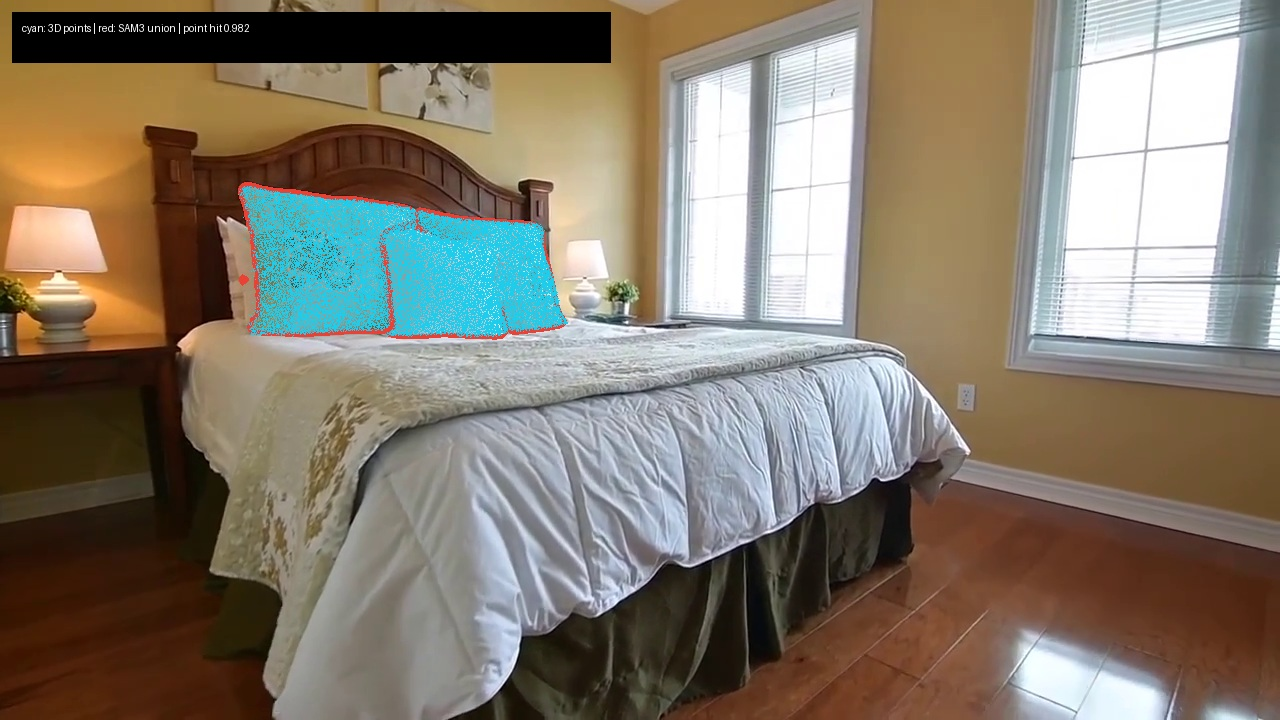
#> input picture examples/bedroom4/evidence/pillow_delta_20260716/accepted/projection_verification/pillow_projection_000020.jpg, 1280 x 720 px
$ python -i prepare_propainter_peel_round.py   (imports and definitions only)
#> lines starting #> are read from the running program, lines starting #| are printed output that depends on the picture; after the words box and inside, x2 and y2 are one past the last pixel; in counts of white or black regions, pixels touching at a corner belong together
#!/usr/bin/env python3
"""Materialize one identity-safe ProPainter peel round from a 3D association report.

The selected mask is resolved exclusively through a frame assignment's
``detection_id``. SAM3 filenames, ordinal suffixes, and cross-frame item order
are never used as physical object identity.
"""

from __future__ import annotations

import argparse
import hashlib
import json
import math
import os
import platform
import re
import shutil
import sys
import tempfile
from dataclasses import dataclass
from datetime import UTC, datetime
from pathlib import Path
from typing import Any

import PIL
from PIL import Image, ImageFilter

SAFE_ID = re.compile(r"^[A-Za-z0-9][A-Za-z0-9_.-]*$")
SHA256 = re.compile(r"^[0-9a-f]{64}$")
EXPLICIT_IDENTITY_SOURCE = "explicit --anchor object_id=PLY only"
FORBIDDEN_IDENTITY_SOURCES = {
    "SAM3 mask filename",
    "SAM3 per-frame ordinal suffix",
    "cross-frame item order",
}
MASK_COMPLETION_POLICIES = {
    "observed",
    "fill-enclosed-holes",
    "bridge-fill-cavities",
}


@dataclass(frozen=True)
class PreparedFrame:
    sequence_index: int
    frame_id: str
    detection_id: str
    assignment: dict[str, Any]
    frame_source: dict[str, Any]
    frame_path: Path
    frame_dimensions: tuple[int, int]
    mask_source: dict[str, Any]
    mask_path: Path
    mask_dimensions: tuple[int, int]
    mask_pixels: int
    mask_bbox_xyxy: list[int]


def read_json(path: Path) -> Any:
    with path.open("r", encoding="utf-8") as handle:
        return json.load(handle)


# [13 lines left out: functions write_json, sha256_file, not called in this run]


def sha256_json(value: Any) -> str:
    payload = json.dumps(value, sort_keys=True, separators=(",", ":"), ensure_ascii=True)
    return hashlib.sha256(payload.encode("utf-8")).hexdigest()


# [206 lines left out: functions require_dict, require_list, require_sha256, require_positive_int, unique_by, validate_report_gate and 5 more, not called in this run]


def mask_geometry(path: Path) -> tuple[tuple[int, int], int, list[int]]:
    try:
        with Image.open(path) as image:
#> image is the input picture: PIL image 1280x720 RGB; mean R, G, B 132.2, 122.9, 109.2
            mask = image.convert("L").point(lambda value: 255 if value > 0 else 0)
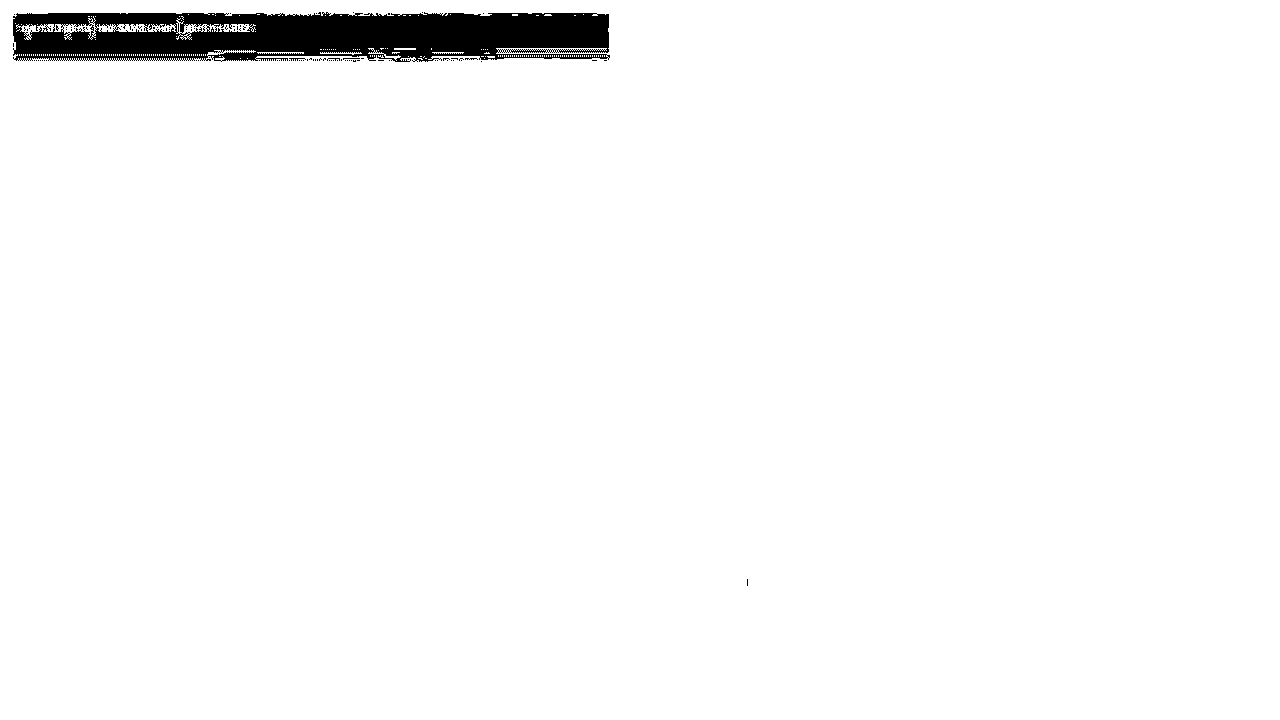
#> mask: PIL image 1280x720 L; 97.4% white; 101 black regions (99 under 20 px), largest, box (x1, y1, x2, y2) and area: (13, 12, 610, 62) 23849, (289, 58, 306, 61) 25
            mask.load()
    except (OSError, ValueError) as error:
        raise ValueError(f"mask is not a decodable image: {path}") from error
    bbox = mask.getbbox()
#> bbox = (0, 0, 1280, 720)
    if bbox is None:
        raise ValueError(f"mask is empty: {path}")
    histogram = mask.histogram()
#> histogram = 256 values, max 897463 at index 255, min 0 at index 1, mean 3600
    pixels = int(sum(histogram[1:]))
#> pixels = 897463
    left, top, right, bottom = bbox
#> left = 0; top = 0; right = 1280; bottom = 720
    # This matches associate_multiframe_instance_masks.mask_bbox: right/bottom exclusive.
    return mask.size, pixels, [left, top, right, bottom]


# [744 lines left out: functions image_mask_geometry, pixel_bbox, complete_mask, validate_source_file, assignment_key, validate_assignment_metrics and 4 more, not called in this run]


# [2 lines not run here, left out]

>>> result = mask_geometry('../examples/bedroom4/evidence/pillow_delta_20260716/accepted/projection_verification/pillow_projection_000020.jpg')
#> result = ((1280, 720), 897463, [0, 0, 1280, 720])

$ run again, on examples/bedroom4/evidence/pillow_delta_20260716/accepted/projection_verification/pillow_projection_000064.jpg
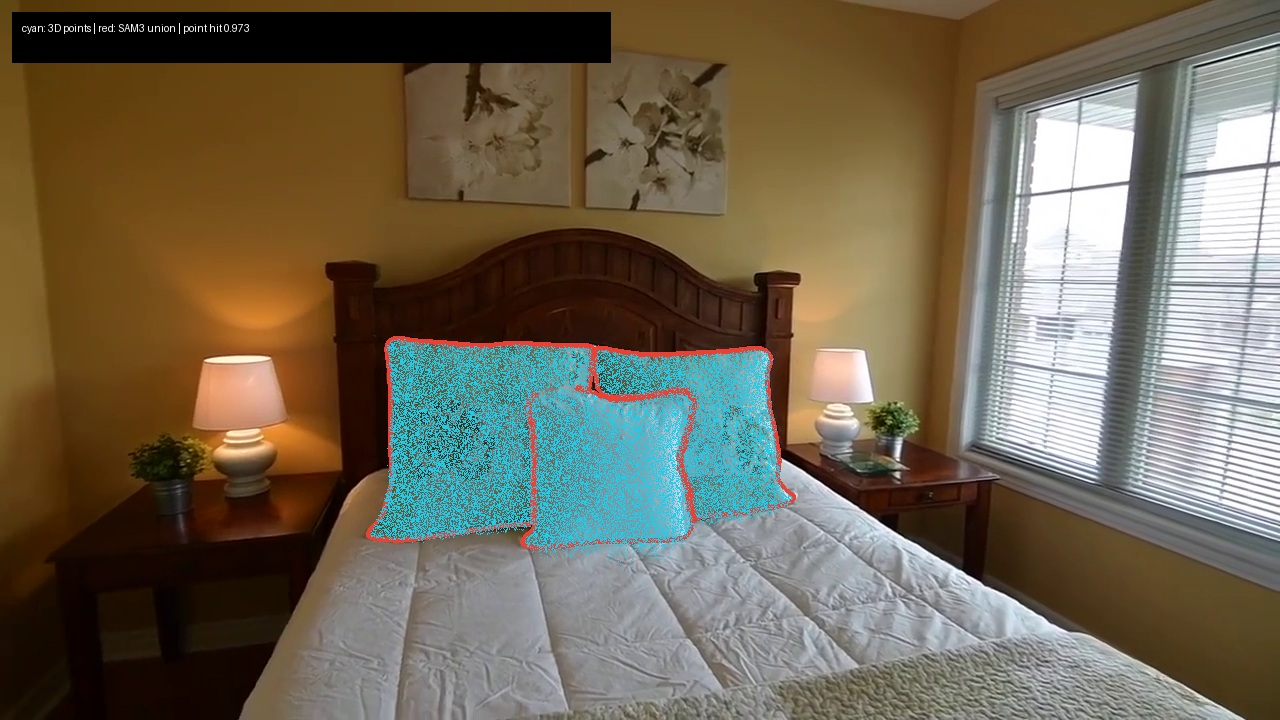
#> input picture examples/bedroom4/evidence/pillow_delta_20260716/accepted/projection_verification/pillow_projection_000064.jpg, 1280 x 720 px
#> in mask_geometry, image is the input picture: PIL image 1280x720 RGB; mean R, G, B 111.7, 102.3, 84.2
#> in mask_geometry, `mask = image.convert("L").point(lambda value: 255 if value > 0 else 0)`:
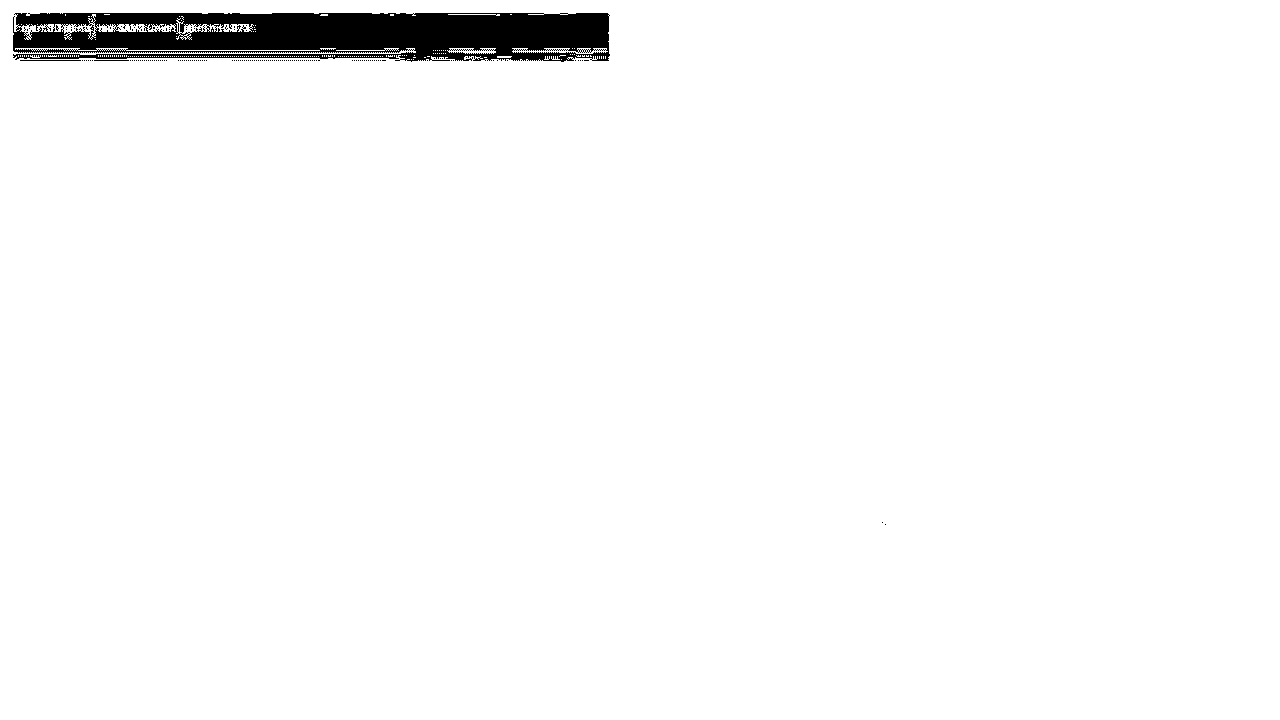
#> mask: PIL image 1280x720 L; 97.4% white; 153 black regions (150 under 20 px), largest, box (x1, y1, x2, y2) and area: (13, 13, 610, 62) 23459, (20, 60, 81, 61) 61, (94, 60, 129, 61) 35
#> bbox = (0, 0, 1280, 720)
#> histogram = 256 values, max 897852 at index 255, min 0 at index 1, mean 3600
#> pixels = 897852
#> left = 0; right = 1280; bottom = 720
#> result = ((1280, 720), 897852, [0, 0, 1280, 720])
